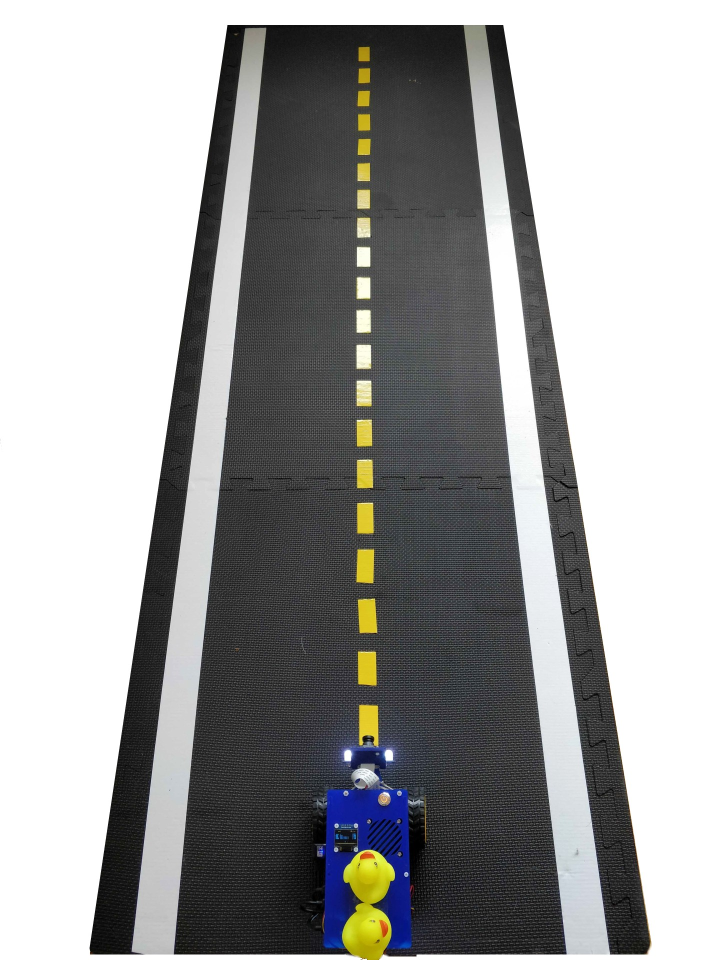
#> input picture modcon/solution/images/wheel-calib-setup.jpg, 1440 x 1920 px (shown at 1/2 size)
$ python -i visual_servoing_activity.py   (imports and definitions only)   (older library calls are emulated)
#> lines starting #> are read from the running program, lines starting #| are printed output that depends on the picture; after the words box and inside, x2 and y2 are one past the last pixel; in counts of white or black regions, pixels touching at a corner belong together
#> further down, picture is the input picture: shape (1920, 1440, 3); mean B, G, R 158.7, 159, 158.7
#!/usr/bin/env python
# coding: utf-8

# In[106]:


# The function written in this cell will actually be ran on your robot (sim or real).
# Put together the steps above and write your DeltaPhi function!
# DO NOT CHANGE THE NAME OF THIS FUNCTION, INPUTS OR OUTPUTS, OR THINGS WILL BREAK

import cv2
import numpy as np
import math


# [409 lines left out: functions get_steer_matrix_left_lane_markings, get_steer_matrix_right_lane_markings, not called in this run]


# In[146]:


# The function written in this cell will actually be ran on your robot (sim or real).
# Put together the steps above and write your DeltaPhi function!
# DO NOT CHANGE THE NAME OF THIS FUNCTION, INPUTS OR OUTPUTS, OR THINGS WILL BREAK

import cv2
import numpy as np


def detect_lane_markings(image):
    """
        Args:
            image: An image from the robot's camera in the BGR color space (numpy.ndarray)
        Return:
            left_masked_img:   Masked image for the dashed-yellow line (numpy.ndarray)
            right_masked_img:  Masked image for the solid-white line (numpy.ndarray)
    """

    h, w, _ = image.shape
#> h = 1920; w = 1440

    threshold = 70.0
    sigma = 2.5

    # Convert the image to HSV for any color-based filtering
    imagehsv = cv2.cvtColor(image, cv2.COLOR_BGR2HSV)
#> imagehsv: shape (1920, 1440, 3); mean H, S, V 22.8, 11.1, 161.3

    # Most of our operations will be performed on the grayscale version
    img = cv2.cvtColor(image, cv2.COLOR_BGR2GRAY)

    img_gaussian_filter = cv2.GaussianBlur(img,(0,0), sigma)

    # mask_ground = np.ones(img.shape, dtype=np.uint8) # TODO: CHANGE ME
    # mask_ground[0:170, 0:w] = 0.0
    white_lower_hsv = np.array([0, 0, 150])
    white_upper_hsv = np.array([179, 40, 255])
    yellow_lower_hsv = np.array([25, 70, 70])
    yellow_upper_hsv = np.array([30, 255, 255])

    mask_white = cv2.inRange(imagehsv, white_lower_hsv, white_upper_hsv)
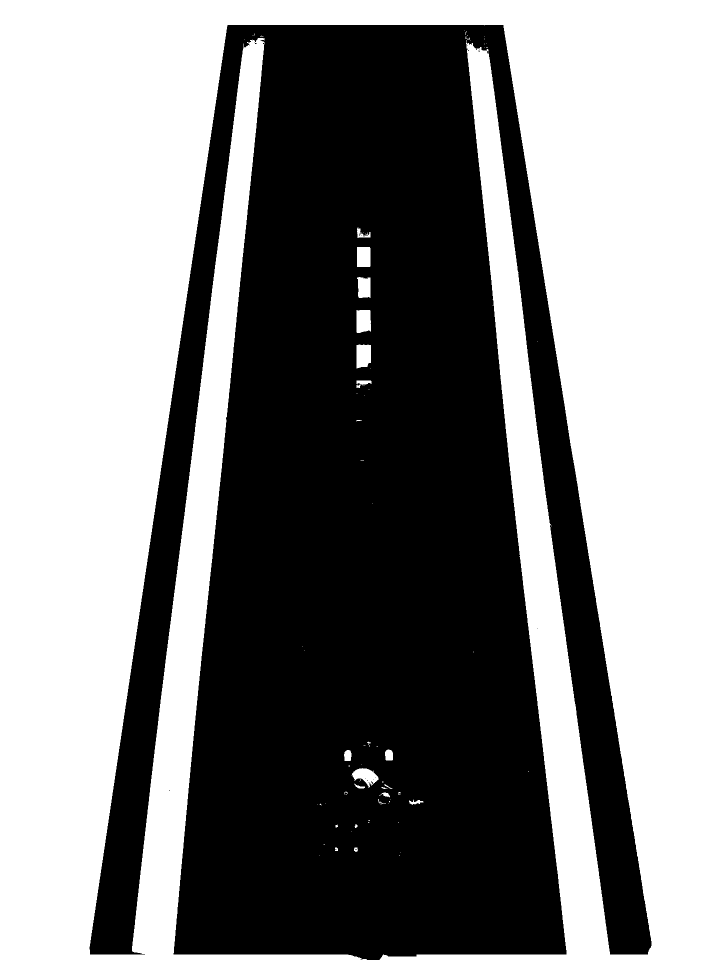
#> mask_white: shape (1920, 1440) (shown at 1/2 size); 52.3% white; 25 black regions (24 under 20 px), largest, box (x1, y1, x2, y2) and area: (179, 50, 1303, 1920) 1319410
    mask_yellow = cv2.inRange(imagehsv, yellow_lower_hsv, yellow_upper_hsv)
#> mask_yellow: shape (1920, 1440); 1.1% white; 96 white regions (69 under 20 px), largest, box (x1, y1, x2, y2) and area: (691, 1701, 781, 1841) 5310, (690, 1838, 782, 1920) 3938, (717, 1409, 757, 1492) 2696

    sobelx = cv2.Sobel(img_gaussian_filter,cv2.CV_64F,1,0)
    sobely = cv2.Sobel(img_gaussian_filter,cv2.CV_64F,0,1)
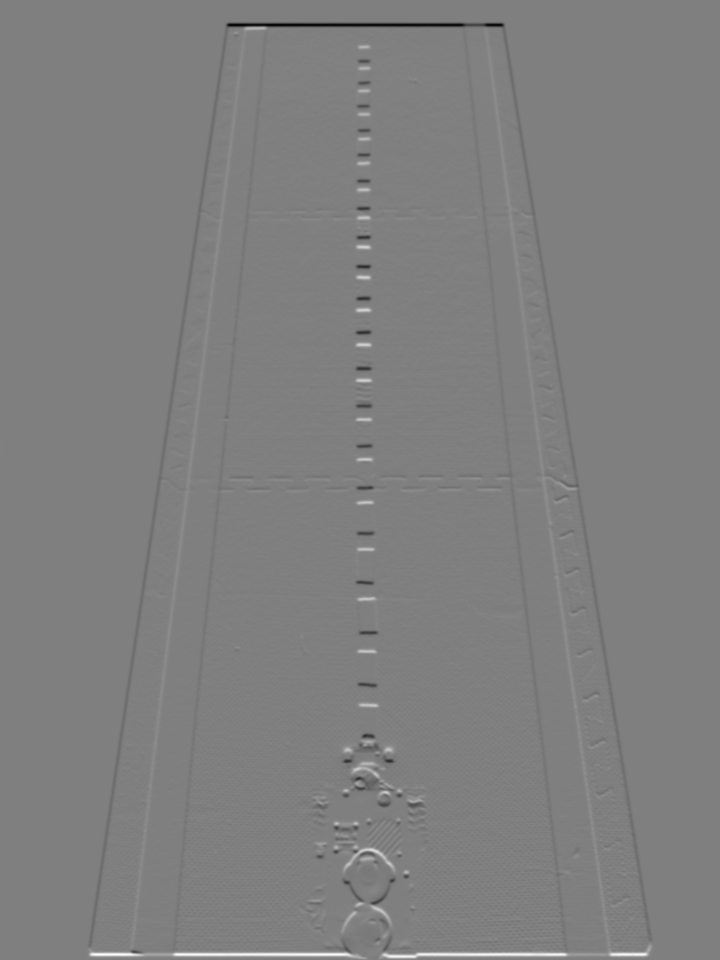
#> sobely: shape (1920, 1440) float64 (shown at 1/2 size); min -296, max 295, mean 0; drawn with min black and max white

    # Compute the magnitude of the gradients
    Gmag = np.sqrt(sobelx*sobelx + sobely*sobely)

    # Compute the orientation of the gradients
    Gdir = cv2.phase(np.array(sobelx, np.float32), np.array(sobely, dtype=np.float32), angleInDegrees=True)

    mask_sobelx_pos = (sobelx > 0)
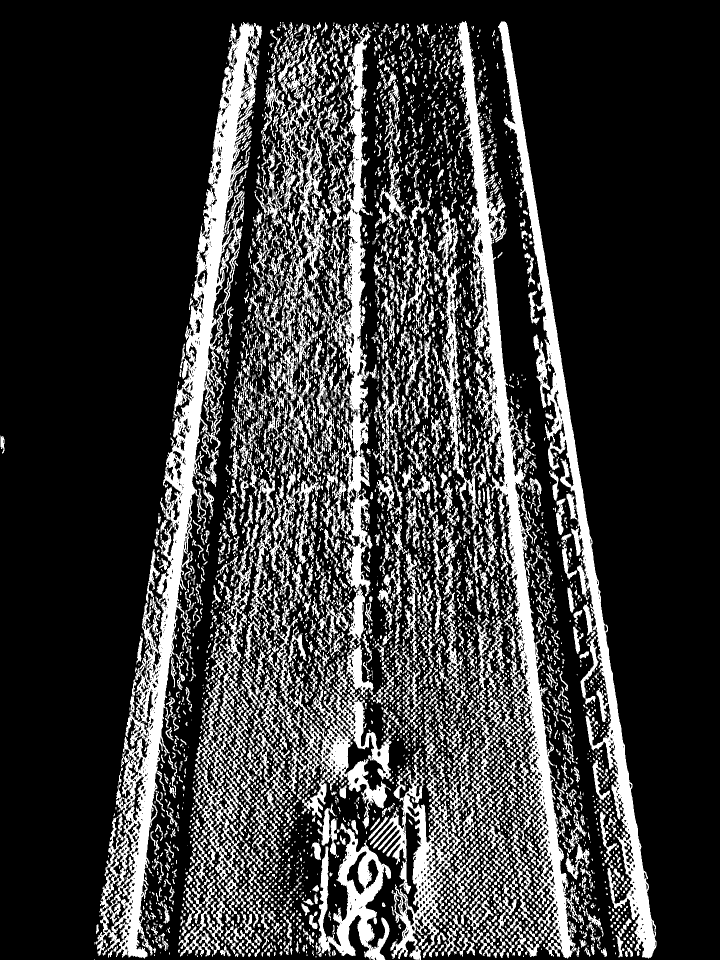
#> mask_sobelx_pos: shape (1920, 1440) bool (shown at 1/2 size); 22.9% white; 5950 white regions (3334 under 20 px), largest, box (x1, y1, x2, y2) and area: (192, 44, 524, 1917) 86563, (911, 42, 1158, 1917) 58844, (584, 46, 783, 1657) 50076
    mask_sobelx_neg = (sobelx < 0)
#> mask_sobelx_neg: shape (1920, 1440) bool; 17.7% white; 7322 white regions (4557 under 20 px), largest, box (x1, y1, x2, y2) and area: (952, 42, 1276, 1917) 67436, (336, 45, 553, 1917) 39232, (171, 42, 462, 1917) 32038

    mask_sobely_pos = (sobely > 0)
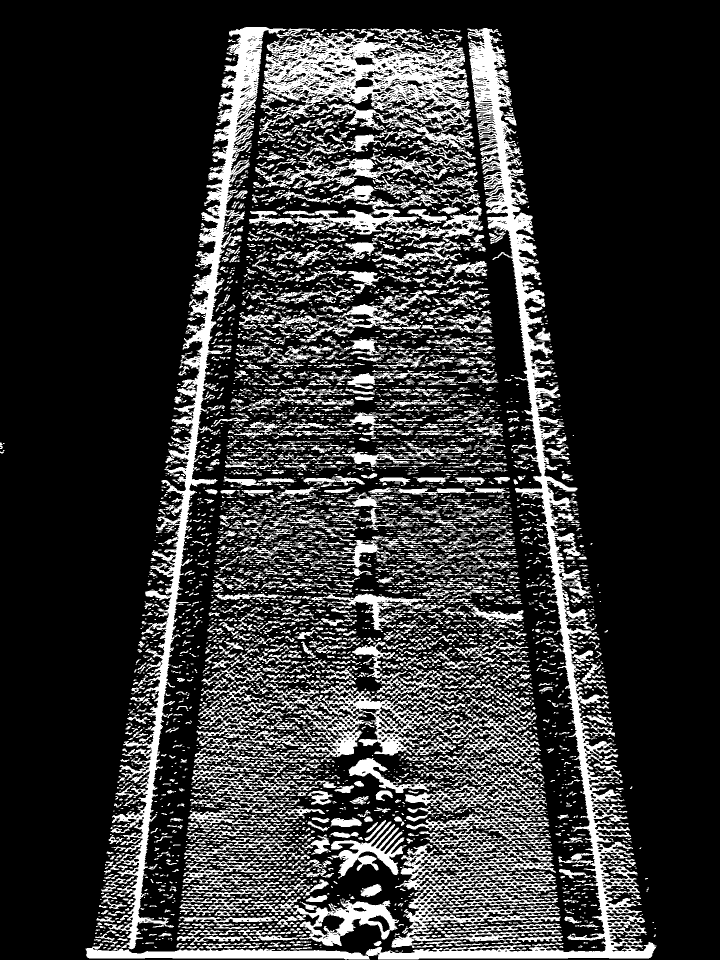
#> mask_sobely_pos: shape (1920, 1440) bool (shown at 1/2 size); 20.7% white; 6634 white regions (4170 under 20 px), largest, box (x1, y1, x2, y2) and area: (171, 56, 1313, 1919) 87000, (208, 54, 575, 1899) 57918, (783, 1418, 1126, 1896) 47776
    mask_sobely_neg = (sobely < 0)
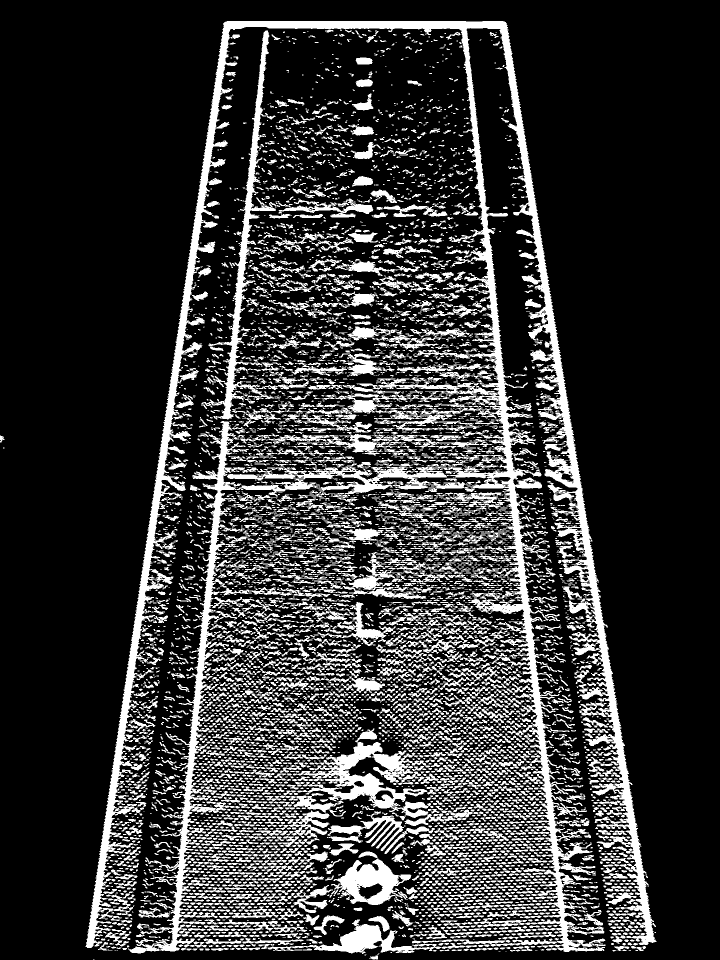
#> mask_sobely_neg: shape (1920, 1440) bool (shown at 1/2 size); 20.7% white; 8014 white regions (4403 under 20 px), largest, box (x1, y1, x2, y2) and area: (171, 42, 1313, 1904) 163700, (256, 842, 661, 1907) 27778, (586, 1457, 957, 1652) 16031
    mask_mag = (Gmag > threshold)
#> mask_mag: shape (1920, 1440) bool; 4.7% white; 60 white regions (15 under 20 px), largest, box (x1, y1, x2, y2) and area: (175, 46, 1306, 1920) 103619, (715, 1407, 760, 1498) 1900, (713, 1194, 758, 1269) 1297

    width = img.shape[1]
#> width = 1440
    mask_left = np.ones(sobelx.shape)
    # narrow
    # mask_left[:,int(np.floor(width/5*2)):width + 1] = 0
    # wide
    # mask_left[:,int(np.floor(width/5*3))+20:width + 1] = 0
    mask_left[:,int(np.floor(width/5*3))+80:width + 1] = 0
    mask_right = np.ones(sobelx.shape)
    # wide
    mask_right[:,0:int(np.floor(width/5*1))] = 0
    # narrow
    # mask_right[:,0:int(np.floor(width/5*3))] = 0


    mask_left_edge = mask_left * mask_mag * mask_sobelx_neg * mask_sobely_neg * mask_yellow
#> mask_left_edge: shape (1920, 1440) float64; 0.06% white; 74 white regions (48 under 20 px), largest, box (x1, y1, x2, y2) and area: (741, 1118, 749, 1167) 169, (721, 884, 746, 895) 136, (722, 956, 748, 977) 119
    mask_right_edge = mask_right * mask_mag * mask_sobelx_pos * mask_sobely_neg * mask_white
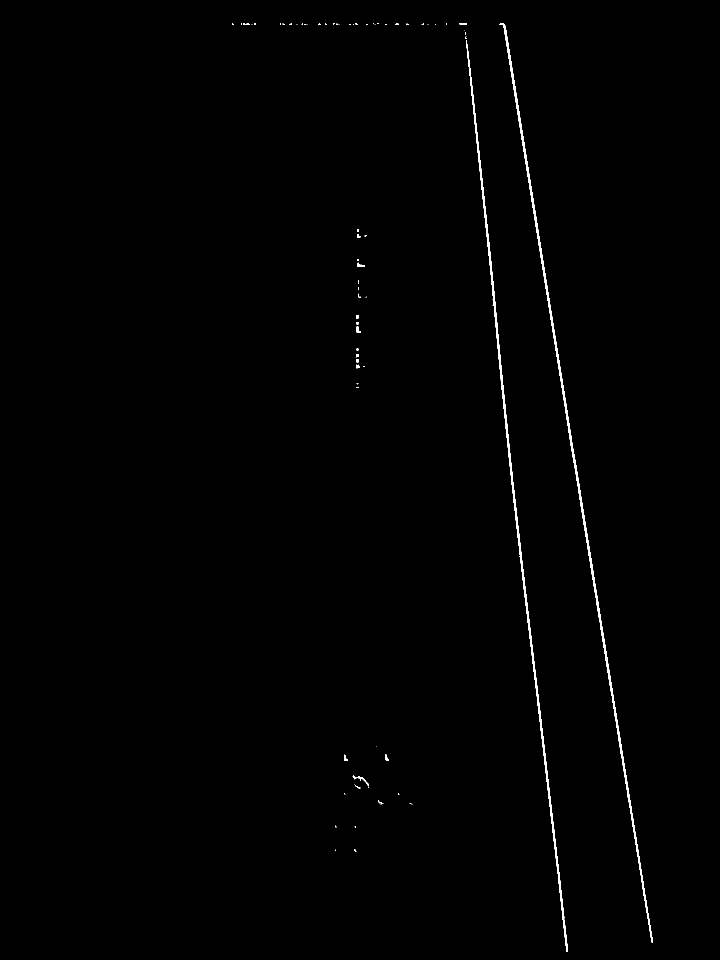
#> mask_right_edge: shape (1920, 1440) float64 (shown at 1/2 size); 0.55% white; 79 white regions (61 under 20 px), largest, box (x1, y1, x2, y2) and area: (999, 46, 1306, 1886) 7430, (932, 80, 1136, 1904) 6713, (705, 1550, 737, 1573) 114
    mask_left_edgefilt = (mask_left_edge > 240)
    mask_right_edgefilt = (mask_right_edge > 240)

    #mask_left_edge = np.random.rand(h, w)
    #mask_right_edge = np.random.rand(h, w)

    return (mask_left_edge*mask_left_edgefilt, mask_right_edge*mask_right_edgefilt)

>>> import cv2
>>> picture = cv2.imread('../../../../../modcon/solution/images/wheel-calib-setup.jpg')
>>> result = detect_lane_markings(picture)
